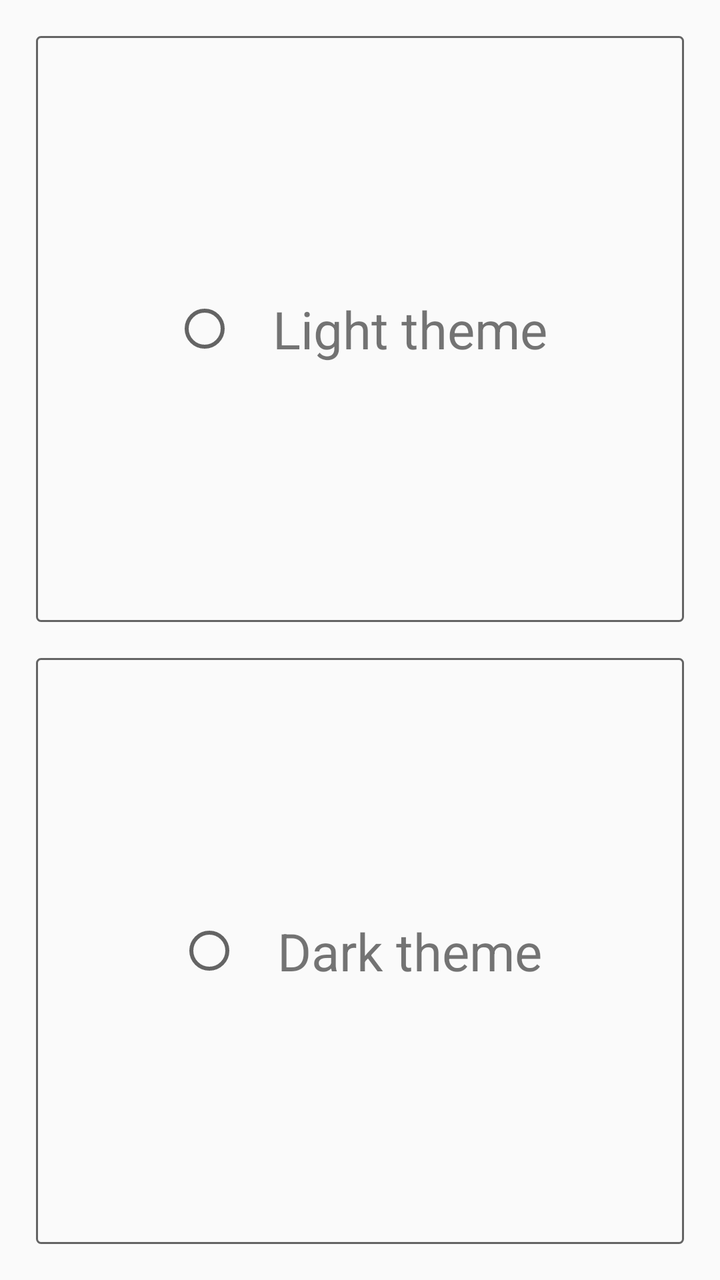
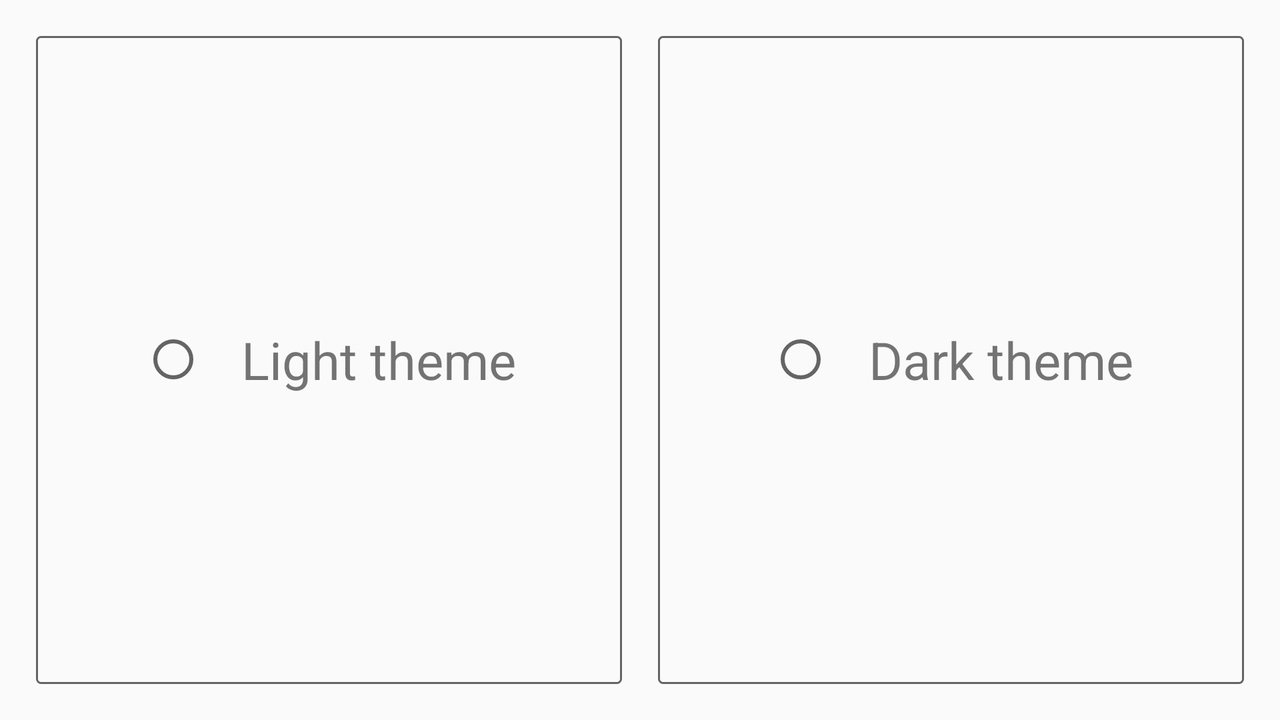

An Android layout and its configuration variant, each rendered on a device that would load it. The default file and the variant file are quoted in full after the pictures.
<!-- AndroidManifest.xml: application theme AppTheme -->
<!-- res/layout/fragment_wp_theme_choice.xml -->
<?xml version="1.0" encoding="utf-8"?>
<RadioGroup
    android:layout_width="match_parent"
    android:layout_height="match_parent"
    android:orientation="vertical"
    xmlns:android="http://schemas.android.com/apk/res/android">
    <FrameLayout
        android:id="@+id/layout_radio_one"
        android:layout_margin="@dimen/margin"
        android:layout_width="match_parent"
        android:layout_height="0dp"
        android:layout_weight="1"
        android:background="@drawable/border"
        android:onClick="onRadioClick">
        <LinearLayout
            android:layout_height="wrap_content"
            android:layout_width="wrap_content"
            android:layout_gravity="center"
            android:gravity="center">
            <RadioButton android:id="@+id/radio_one"
                android:layout_width="wrap_content"
                android:layout_height="wrap_content"
                android:onClick="onRadioClick"/>
            <TextView
                android:layout_marginStart="@dimen/margin"
                android:layout_width="wrap_content"
                android:layout_height="wrap_content"
                android:text="@string/light_theme_text"
                android:textSize="@dimen/about_theme_text_size"/>
        </LinearLayout>
    </FrameLayout>
    <FrameLayout
        android:id="@+id/layout_radio_two"
        android:layout_marginStart="@dimen/margin"
        android:layout_marginEnd="@dimen/margin"
        android:layout_marginBottom="@dimen/margin"
        android:layout_width="match_parent"
        android:layout_height="0dp"
        android:layout_weight="1"
        android:background="@drawable/border"
        android:onClick="onRadioClick">
        <LinearLayout
            android:layout_height="wrap_content"
            android:layout_width="wrap_content"
            android:layout_gravity="center"
            android:gravity="center">
            <RadioButton
                android:id="@+id/radio_two"
                android:layout_width="wrap_content"
                android:layout_height="wrap_content"
                android:onClick="onRadioClick"/>
            <TextView
                android:layout_marginStart="@dimen/margin"
                android:layout_width="wrap_content"
                android:layout_height="wrap_content"
                android:text="@string/dark_theme_text"
                android:textSize="@dimen/about_theme_text_size"/>
        </LinearLayout>
    </FrameLayout>
</RadioGroup>
<!-- resources referenced by this layout -->
<resources>
  <dimen name="about_theme_text_size">26sp</dimen>
  <dimen name="margin">18dp</dimen>
  <!-- drawable border (drawable) -->
  <?xml version="1.0" encoding="utf-8"?>
  <shape xmlns:android="http://schemas.android.com/apk/res/android"
      android:shape="rectangle">
      <corners
          android:radius="2dp"/>
      <stroke
          android:width="1dp"
          android:color="?attr/colorControlNormal"/>
      
  </shape>
  <string name="dark_theme_text">Dark theme</string>
  <string name="light_theme_text">Light theme</string>
  <style name="AppTheme" parent="Theme.AppCompat.Light.DarkActionBar">
          
          <item name="colorPrimary">@color/colorPrimary</item>
          <item name="colorPrimaryDark">@color/colorPrimaryDark</item>
          <item name="colorAccent">@color/colorAccent</item>
      </style>
  <color name="colorPrimary">#673ab7</color>
  <color name="colorPrimaryDark">#320b86</color>
  <color name="colorAccent">#d81b60</color>
</resources>
<!-- res/layout-land/fragment_wp_theme_choice.xml (the repository's variant of the layout above) -->
<!-- drawn on the phone turned sideways -->
<?xml version="1.0" encoding="utf-8"?>
<RadioGroup
    android:layout_width="match_parent"
    android:layout_height="match_parent"
    android:orientation="horizontal"
    android:paddingBottom="@dimen/wp_bottom_space"
    xmlns:android="http://schemas.android.com/apk/res/android">
    <FrameLayout
        android:id="@+id/layout_radio_theme_one"
        android:layout_margin="@dimen/margin"
        android:layout_width="0dp"
        android:layout_height="match_parent"
        android:layout_weight="1"
        android:background="@drawable/border">
        <LinearLayout
            android:layout_height="wrap_content"
            android:layout_width="wrap_content"
            android:layout_gravity="center"
            android:gravity="center">
            <RadioButton android:id="@+id/radio_theme_one"
                android:layout_width="wrap_content"
                android:layout_height="wrap_content"/>
            <TextView
                android:layout_marginStart="@dimen/margin"
                android:layout_width="wrap_content"
                android:layout_height="wrap_content"
                android:text="@string/light_theme_text"
                android:textSize="@dimen/about_theme_text_size"/>
        </LinearLayout>
    </FrameLayout>
    <FrameLayout
        android:id="@+id/layout_radio_theme_two"
        android:layout_marginTop="@dimen/margin"
        android:layout_marginEnd="@dimen/margin"
        android:layout_marginBottom="@dimen/margin"
        android:layout_width="0dp"
        android:layout_height="match_parent"
        android:layout_weight="1"
        android:background="@drawable/border">
        <LinearLayout
            android:layout_height="wrap_content"
            android:layout_width="wrap_content"
            android:layout_gravity="center"
            android:gravity="center">
            <RadioButton
                android:id="@+id/radio_theme_two"
                android:layout_width="wrap_content"
                android:layout_height="wrap_content"/>
            <TextView
                android:layout_marginStart="@dimen/margin"
                android:layout_width="wrap_content"
                android:layout_height="wrap_content"
                android:text="@string/dark_theme_text"
                android:textSize="@dimen/about_theme_text_size"/>
        </LinearLayout>
    </FrameLayout>
</RadioGroup>
